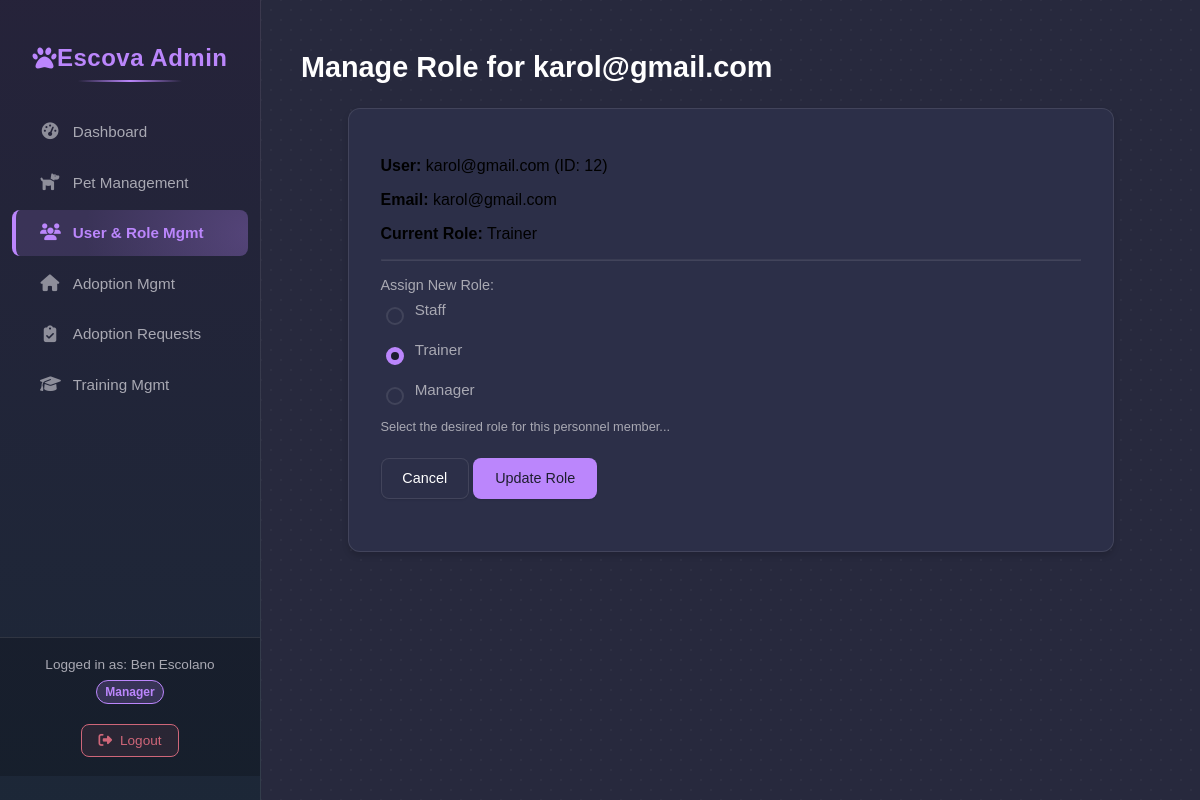
The app's page /admin/manage_roles.php?user_id=12 (signed in) with its own data.
### tables this page shows
CREATE TABLE `tbluser` (
  `user_id` int(11) NOT NULL,
  `name` varchar(100) DEFAULT NULL,
  `phone` varchar(20) DEFAULT NULL,
  `email` varchar(100) DEFAULT NULL,
  `address` varchar(255) DEFAULT NULL,
  `user_type` enum('Adopter','Personnel') DEFAULT NULL,
  `password` varchar(255) NOT NULL,
  `created_at` timestamp NOT NULL DEFAULT current_timestamp(),
  `updated_at` timestamp NOT NULL DEFAULT current_timestamp() ON UPDATE current_timestamp()
);

### admin/admin_logic.php (called while the page is built, shortened)
<?php
function getPersonnelUserById($user_id) {
    $conn = getDbConnection();
    $user = null;
    $sql = "SELECT
                u.user_id,
                u.name,
                u.email,
                u.user_type,
                CASE WHEN p.personnel_id IS NOT NULL THEN 1 ELSE 0 END AS is_personnel,
                CASE WHEN m.manager_id IS NOT NULL THEN 1 ELSE 0 END AS is_manager,
                CASE WHEN tr.trainer_id IS NOT NULL THEN 1 ELSE 0 END AS is_trainer -- Added trainer check
            FROM tbluser u
            LEFT JOIN tblpersonnel p ON u.user_id = p.personnel_id
            LEFT JOIN tblmanager m ON p.personnel_id = m.manager_id
            LEFT JOIN tbltrainer tr ON p.personnel_id = tr.trainer_id -- Join trainer table
            WHERE u.user_id = ?";
    $stmt = $conn->prepare($sql);
    if ($stmt) {
        try {
            $stmt->bind_param("i", $user_id);
            $stmt->execute();
            $result = $stmt->get_result();
            if ($result->num_rows === 1) {
                $user = $result->fetch_assoc();
            }
        } catch (Exception $e) {
             error_log("Error fetching personnel user by ID ($user_id): " . $e->getMessage());
        } finally {
            $stmt->close();
        }
     } else {
         error_log("Prepare failed for getPersonnelUserById: (" . $conn->errno . ") " . $conn->error);
    }
    return $user;
}
?>

### admin/manage_roles.php (the view, shortened to what this page needs)
<?php
$user_id = filter_input(INPUT_GET, 'user_id', FILTER_VALIDATE_INT);
$user = getPersonnelUserById($user_id);
$current_role_display = 'Staff';
if ($user['is_manager']) {
    $current_role_display = 'Manager';
} elseif ($user['is_trainer']) {
    $current_role_display = 'Trainer';
}
$pageTitle = "Manage Role for " . htmlspecialchars($user['name']);
require_once('partials/header.php');
?>
<h1><?php echo $pageTitle; ?></h1>
<div class="admin-form-container">
    <p><strong>User:</strong> <?php echo htmlspecialchars($user['name']); ?> (ID: <?php echo $user['user_id']; ?>)</p>
    <p><strong>Email:</strong> <?php echo htmlspecialchars($user['email']); ?></p>
    <p><strong>Current Role:</strong> <?php echo htmlspecialchars($current_role_display); ?></p>
    <hr style="margin: 1rem 0; border-color: var(--divider-border);">
    <form action="manage_roles.php?user_id=<?php echo $user_id; ?>" method="POST">
<div class="form-group">
    <label>Assign New Role:</label>
    <div class="radio-group" style="margin-top: 0.5rem;">
        <div class="radio-option">
            <input type="radio" id="role_staff" name="personnel_role" value="Staff"
                <?php echo (!$user['is_manager'] && !$user['is_trainer']) ? 'checked' : ''; ?>>
            <label for="role_staff" class="radio-label">Staff</label>
        </div>
        <div class="radio-option">
            <input type="radio" id="role_trainer" name="personnel_role" value="Trainer"
                <?php echo ($user['is_trainer']) ? 'checked' : ''; ?>>
            <label for="role_trainer" class="radio-label">Trainer</label>
        </div>
        <div class="radio-option">
            <input type="radio" id="role_manager" name="personnel_role" value="Manager"
                <?php echo ($user['is_manager']) ? 'checked' : ''; ?>>
            <label for="role_manager" class="radio-label">Manager</label>
        </div>
    </div>
    <small>Select the desired role for this personnel member...</small>
</div>
        <div class="form-group text-right mt-4">
             <a href="manage_users.php" class="admin-button secondary">Cancel</a>
            <button type="submit" class="admin-button">
                Update Role
            </button>
        </div>
    </form>
</div>
<?php
require_once('partials/footer.php');
?>

### public/css/admin_styles.css (style rules this page uses)
:root { --primary-bg: #1e1e2f; --secondary-bg: #27293d; --surface-bg: #2c2f48; --primary-text: #ffffff; --secondary-text: #a9a9b3; --primary-accent: #bb86fc; --secondary-accent: #03dac6; --tertiary-accent: #cf6679; --divider-border: rgba(255, 255, 255, 0.1); --success: #4caf50; --warning: #fb8c00; --info: #2196f3; --gray-50: #f9fafb; --gray-100: #f3f4f6; --gray-200: #e5e7eb; --gray-300: #d1d5db; --gray-400: #9ca3af; --gray-500: #6b7280; --gray-600: #4b5563; --gray-700: #374151; --gray-800: #1f2937; --gray-900: #111827; --radius-sm: 4px; --radius: 8px; --radius-lg: 12px; --shadow-sm: 0 1px 2px rgba(0, 0, 0, 0.1); --shadow: 0 4px 6px rgba(0, 0, 0, 0.15); --shadow-md: 0 6px 10px rgba(0, 0, 0, 0.2); --font-family-base: "Nunito Sans", sans-serif; }
body { margin: 0; font-family: sans-serif; background-color: var( --secondary-bg ); }
.admin-main-content > * { position: relative; z-index: 1; }
h1 { color: var(--primary-text); margin-bottom: 1.5rem; font-size: 1.8rem; }
.admin-button { display: inline-flex; align-items: center; justify-content: center; padding: 0.7rem 1.3rem; border: 1px solid transparent; border-radius: var(--radius); font-weight: 500; font-size: 0.9rem; cursor: pointer; text-decoration: none; transition: all 0.2s ease; background-color: var(--primary-accent); color: var(--primary-bg); box-shadow: var(--shadow-sm); }
.admin-button.secondary { background-color: var(--surface-bg); color: var(--primary-text); border-color: var(--divider-border); }
.admin-form-container { background-color: var(--surface-bg); padding: 2rem; border-radius: var(--radius-lg); box-shadow: var(--shadow); border: 1px solid var(--divider-border); max-width: 700px; margin: 0 auto; }
.form-group { margin-bottom: 1.25rem; }
.form-group label { display: block; margin-bottom: 0.5rem; font-weight: 500; color: var(--secondary-text); font-size: 0.9rem; }
.form-group small { display: block; margin-top: 0.5rem; font-size: 0.8rem; color: var(--secondary-text); }
.form-group.mt-4 { margin-top: 1.5rem; }
.radio-group input[type="radio"] { margin-right: 0.3rem; vertical-align: middle; }
.radio-label { margin-right: 1.5rem; font-weight: normal !important; vertical-align: middle; cursor: pointer; }

### public/css/admin_manage_role.css (style rules this page uses)
.admin-form-container .form-group small { display: block; margin-top: 0.75rem; font-size: 0.8rem; color: var(--secondary-text); }
.admin-form-container .form-group .radio-group { display: flex; flex-direction: column; gap: 0.85rem; margin-top: 0.75rem; }
.admin-form-container .form-group .radio-option { display: flex; align-items: center; cursor: pointer; }
.admin-form-container .form-group input[type="radio"] { appearance: none; -webkit-appearance: none; -moz-appearance: none; width: 18px; height: 18px; border: 2px solid var(--divider-border); border-radius: 50%; outline: none; cursor: pointer; margin-right: 0.7rem; position: relative; transition: border-color 0.2s ease, background-color 0.2s ease; flex-shrink: 0; }
.admin-form-container .form-group input[type="radio"]:checked { border-color: var( --primary-accent ); background-color: var( --primary-accent ); }
.admin-form-container .form-group input[type="radio"]:checked::before { content: ""; display: block; width: 8px; height: 8px; background-color: var( --primary-bg ); border-radius: 50%; position: absolute; top: 50%; left: 50%; transform: translate(-50%, -50%); }
.admin-form-container .form-group .radio-label { font-weight: normal; color: var(--secondary-text); font-size: 0.95rem; line-height: 1.2; user-select: none; }

### records on screen
tbluser: name "Manage Role for karol@gmail.com", name "karol@gmail.com", user_id "12", email "karol@gmail.com"

### other values on screen
$_SESSION['user_name'] "Ben Escolano"
$_SESSION['personnel_role'] "Manager"
$current_role_display "Trainer"
